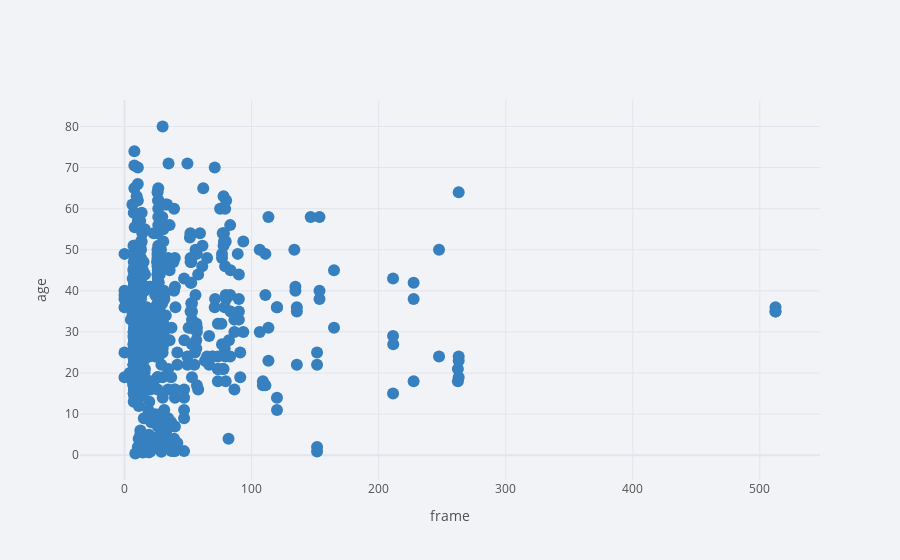

The cell this chart's notebook holds for it:
### Code cell
df2.iplot( x='fare', y='age',kind='line', mode = 'markers', color ='blue',xTitle = 'frame',yTitle='age')

### Figure 1 — Plotly figure (JSON) as saved in the notebook; plotly's stock layout.template omitted (floating-point values rounded to 4 significant figures; data arrays with more than 128 entries replaced by an {"elided": "..."} marker saying what was removed)
{"data": [{"line": {"color": "rgba(55, 128, 191, 1.0)", "dash": "solid", "shape": "linear", "width": 1.3}, "marker": {"size": 12, "symbol": "circle"}, "mode": "markers", "name": "age", "text": "", "type": "scatter", "x": {"elided": "891 float values"}, "y": {"elided": "891 mixed values"}}], "layout": {"legend": {"bgcolor": "#F2F3F7", "font": {"color": "#505050"}}, "paper_bgcolor": "#F2F3F7", "plot_bgcolor": "#F2F3F7", "title": {"font": {"color": "#484848"}}, "xaxis": {"gridcolor": "#E1E5ED", "showgrid": true, "tickfont": {"color": "#505050"}, "title": {"font": {"color": "#505050"}, "text": "frame"}, "zerolinecolor": "#E1E5ED"}, "yaxis": {"gridcolor": "#E1E5ED", "showgrid": true, "tickfont": {"color": "#505050"}, "title": {"font": {"color": "#505050"}, "text": "age"}, "zerolinecolor": "#E1E5ED"}}}
